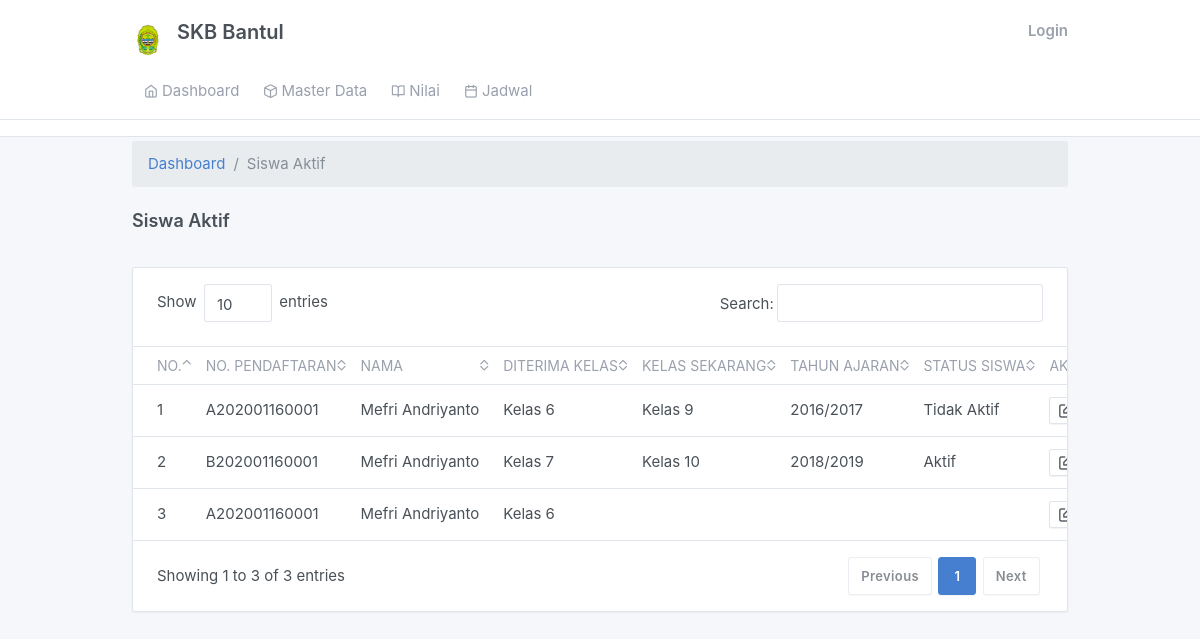
/admin/siswaaktif.php, run on an earlier commit of the app's database.
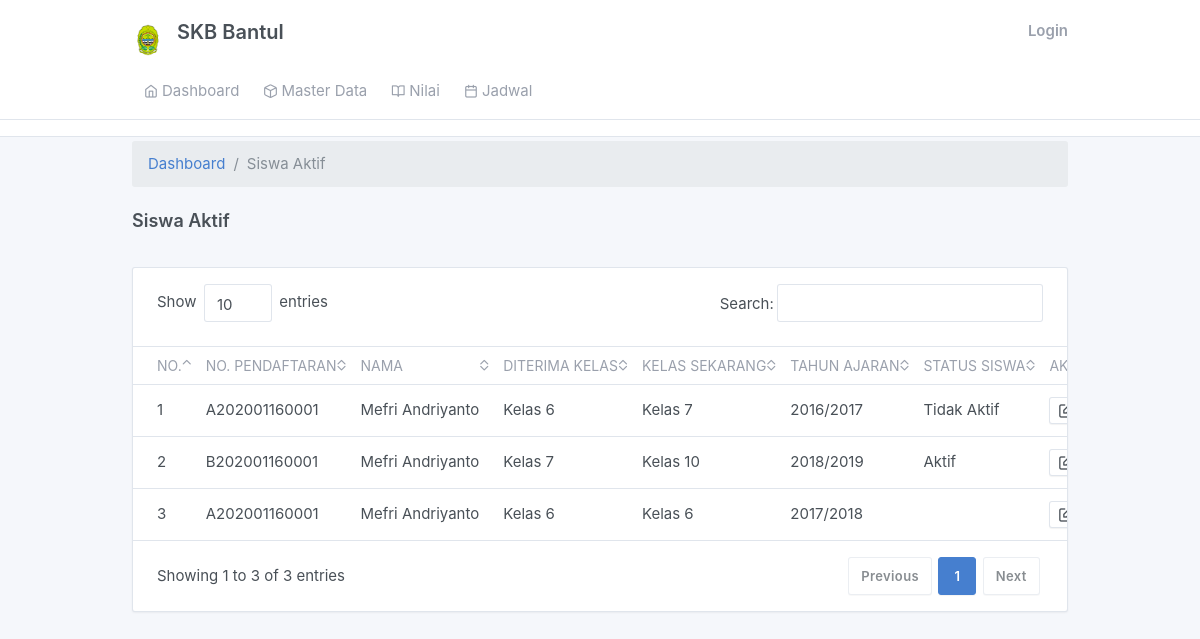
And on a later commit of the database.
### tables this page shows
CREATE TABLE `siswa` (
  `id_siswa` int(11) NOT NULL,
  `no_pendaftar` varchar(50) NOT NULL,
  `nama` varchar(50) NOT NULL,
  `kelas_diterima` varchar(10) NOT NULL,
  `kode_kelas` int(11) NOT NULL,
  `kode_ta` int(11) NOT NULL,
  `status_siswa` enum('Aktif','Tidak Aktif','','') NOT NULL
);

CREATE TABLE `kelas` (
  `kode_kelas` int(11) NOT NULL,
  `kelas` varchar(11) NOT NULL
);

CREATE TABLE `tahun_ajaran` (
  `kode_ta` int(11) NOT NULL,
  `ta` varchar(12) NOT NULL
);

### admin/siswaaktif.php (the view, shortened to what this page needs)
<?php
  include '../config/connection.php';
?>
<div class="my-md-1">
          <div class="container">
      <ol class="breadcrumb">
            <li class="breadcrumb-item">
              <a href="index.php">Dashboard</a>
            </li>
            <li class="breadcrumb-item active">Siswa Aktif</li>
          </ol>
            <div class="page-header">
              <h4>
                Siswa Aktif
              </h4>
            </div>
              <div class="">
                <div class="card">
                  <div class="table-responsive">
                    <table class="table card-table table-vcenter text-nowrap datatable">
                      <thead>
                        <tr>
                          <th class="w-1">No.</th>
                          <th>No. Pendaftaran</th>
                          <th>Nama</th>
                          <th>Diterima Kelas</th>
                          <th>Kelas Sekarang</th>
                          <th>Tahun Ajaran</th>
                          <th>Status Siswa</th>
                          <th>Aksi</th>
                        </tr>
                      </thead>
                      <tbody>
                        <?php
                      $sql=mysqli_query($connect,"SELECT siswa.id_siswa,siswa.no_pendaftar, siswa.nama, siswa.kelas_diterima, kelas.kelas, tahun_ajaran.ta, siswa.status_siswa FROM siswa LEFT JOIN kelas ON kelas.kode_kelas=siswa.kode_kelas LEFT JOIN tahun_ajaran ON tahun_ajaran.kode_ta=siswa.kode_ta");
                      $no=1;
                      while($h=mysqli_fetch_array($sql)){ ?>
                        <tr>
                          <td><?php echo $no;?></td>
                          <td><?php echo $h['no_pendaftar'];?></td>
                          <td><?php echo $h['nama'];?></td>
                          <td><?php echo $h['kelas_diterima'];?></td>
                          <td><?php echo $h['kelas'];?></td>
                          <td><?php echo $h['ta'];?></td>
                          <td><?php echo $h['status_siswa'];?></td>
                          <td>
                            <a href="siswa_edit.php?id=<?php echo $h['id_siswa'];?>" class="btn btn-secondary btn-sm"><i class="fe fe-edit"></i>Edit</a>
                          </td>
                        </tr>
                        <?php $no++; } ?>
                      </tbody>
                    </table>
                  </div>
                </div>
              </div>
            </div>
          </div>
  </body>
</html>

What changed in the data, as far as the page shows it:
changed siswa "Tidak Aktif": kode_kelas.kelas "Kelas 9" → "Kelas 7"
changed siswa (number 3 of 3 on the later page): kode_kelas.kelas (not shown) → "Kelas 6"; kode_ta.ta (not shown) → "2017/2018"
